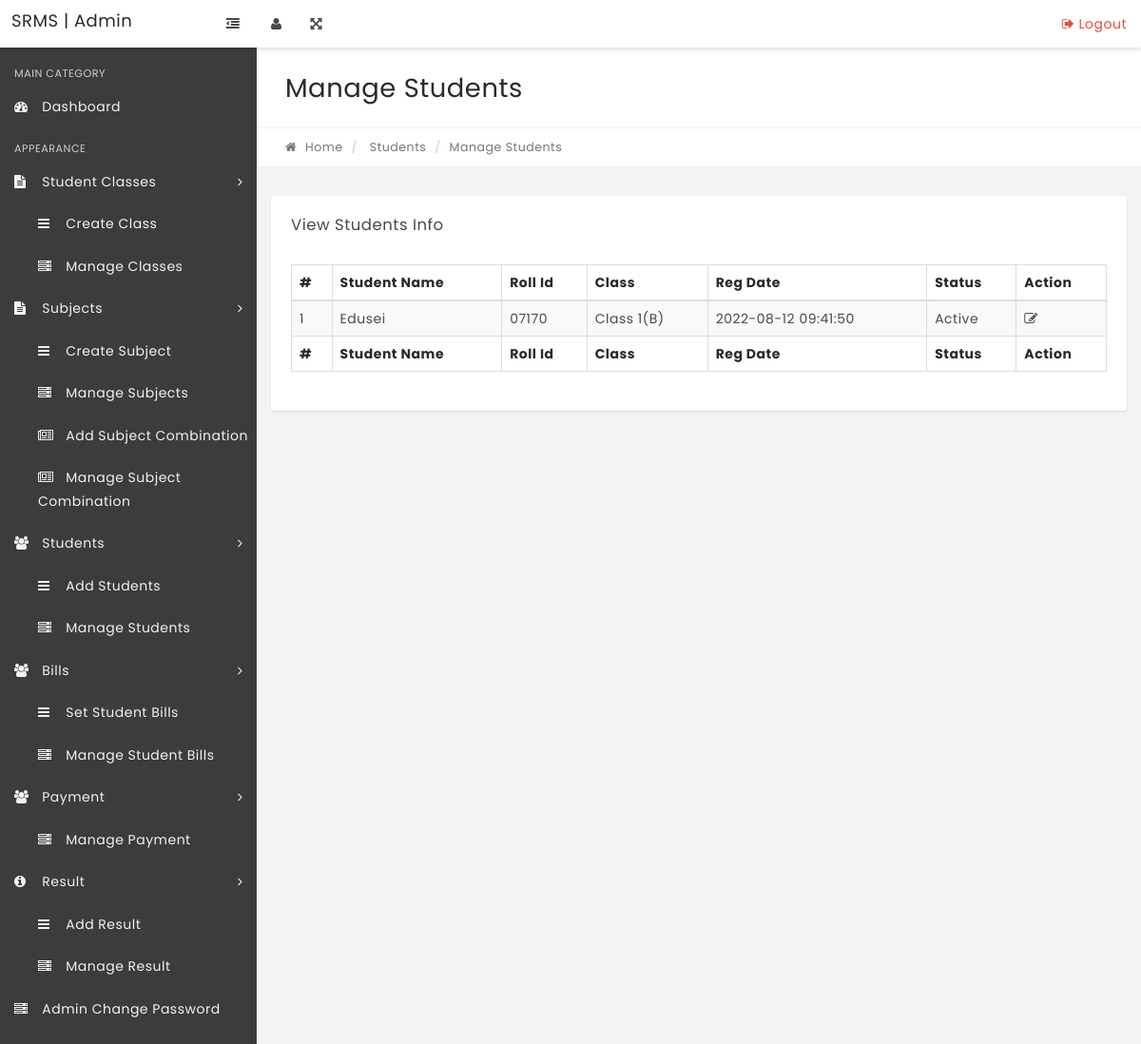
Screenshot of /manage-results.php with the database file from the repository.
### tables this page shows
CREATE TABLE `tblstudents` (
  `StudentId` int(11) NOT NULL,
  `StudentName` varchar(100) NOT NULL,
  `RollId` varchar(100) NOT NULL,
  `StudentEmail` varchar(100) NOT NULL,
  `Gender` varchar(10) NOT NULL,
  `DOB` varchar(100) NOT NULL,
  `ClassId` int(11) NOT NULL,
  `RegDate` timestamp NOT NULL DEFAULT current_timestamp(),
  `UpdationDate` timestamp NULL DEFAULT NULL ON UPDATE current_timestamp(),
  `Status` int(1) NOT NULL,
  `guardianName` varchar(250) DEFAULT NULL,
  `guardianContact` varchar(250) DEFAULT NULL
);

### manage-results.php (the view, shortened to what this page needs)
<?php
include('includes/config.php');
if(strlen($_SESSION['alogin'])=="")
    {
    header("Location: index.php");
    }
    else{
?>
<!DOCTYPE html>
<html lang="en">
    <head>
        <link rel="stylesheet" href="css/bootstrap.min.css" media="screen" >
        <link rel="stylesheet" href="css/font-awesome.min.css" media="screen" >
        <link rel="stylesheet" href="css/animate-css/animate.min.css" media="screen" >
        <link rel="stylesheet" href="css/lobipanel/lobipanel.min.css" media="screen" >
        <link rel="stylesheet" href="css/prism/prism.css" media="screen" >
        <link rel="stylesheet" type="text/css" href="js/DataTables/datatables.min.css"/>
        <link rel="stylesheet" href="css/main.css" media="screen" >
    </head>
    <body class="top-navbar-fixed">
        <div class="main-wrapper">
   <?php include('includes/topbar.php');?>
            <div class="content-wrapper">
                <div class="content-container">
<?php include('includes/leftbar.php');?>
                    <div class="main-page">
                        <div class="container-fluid">
                            <div class="row page-title-div">
                                <div class="col-md-6">
                                    <h2 class="title">Manage Students</h2>
                                </div>
                            </div>
                            <div class="row breadcrumb-div">
                                <div class="col-md-6">
                                    <ul class="breadcrumb">
            							<li><a href="dashboard.php"><i class="fa fa-home"></i> Home</a></li>
                                        <li> Students</li>
            							<li class="active">Manage Students</li>
            						</ul>
                                </div>
                            </div>
                        </div>
                        <section class="section">
                            <div class="container-fluid">
                                <div class="row">
                                    <div class="col-md-12">
                                        <div class="panel">
                                            <div class="panel-heading">
                                                <div class="panel-title">
                                                    <h5>View Students Info</h5>
                                                </div>
                                            </div>
                                            <div class="panel-body p-20">
                                                <table id="example" class="display table table-striped table-bordered" cellspacing="0" width="100%">
                                                    <thead>
                                                        <tr>
                                                            <th>#</th>
                                                            <th>Student Name</th>
                                                            <th>Roll Id</th>
                                                            <th>Class</th>
                                                            <th>Reg Date</th>
                                                            <th>Status</th>
                                                            <th>Action</th>
                                                        </tr>
                                                    </thead>
                                                    <tfoot>
                                                        <tr>
                                                          <th>#</th>
                                                            <th>Student Name</th>
                                                            <th>Roll Id</th>
                                                            <th>Class</th>
                                                            <th>Reg Date</th>
                                                            <th>Status</th>
                                                            <th>Action</th>
                                                        </tr>
                                                    </tfoot>
                                                    <tbody>
<?php $sql = "SELECT  distinct tblstudents.StudentName,tblstudents.RollId,tblstudents.RegDate,tblstudents.StudentId,tblstudents.Status,tblclasses.ClassName,tblclasses.Section from tblresult join tblstudents on tblstudents.StudentId=tblresult.StudentId  join tblclasses on tblclasses.id=tblresult.ClassId";
$query = $dbh->prepare($sql);
$query->execute();
$results=$query->fetchAll(PDO::FETCH_OBJ);
$cnt=1;
if($query->rowCount() > 0)
{
foreach($results as $result)
{   ?>
<tr>
 <td><?php echo htmlentities($cnt);?></td>
                                                            <td><?php echo htmlentities($result->StudentName);?></td>
                                                            <td><?php echo htmlentities($result->RollId);?></td>
                                                            <td><?php echo htmlentities($result->ClassName);?>(<?php echo htmlentities($result->Section);?>)</td>
                                                            <td><?php echo htmlentities($result->RegDate);?></td>
                                                             <td><?php if($result->Status==1){
echo htmlentities('Active');
}
else{
   echo htmlentities('Blocked');
}
                                                                ?></td>
<td>
<a href="edit-result.php?stid=<?php echo htmlentities($result->StudentId);?>"><i class="fa fa-edit" title="Edit Record"></i> </a>
</td>
</tr>
<?php $cnt=$cnt+1;}} ?>
                                                    </tbody>
                                                </table>
                                            </div>
                                        </div>
                                    </div>
                                                </div>
                                            </div>
                                        </div>
                                    </div>
                                </div>
                            </div>
    </body>
</html>
<?php } ?>

### rows the page displays
tblstudents: StudentName "Edusei", RollId "07170", ClassName "Class 1", Section "B", RegDate "2022-08-12 09:41:50"
